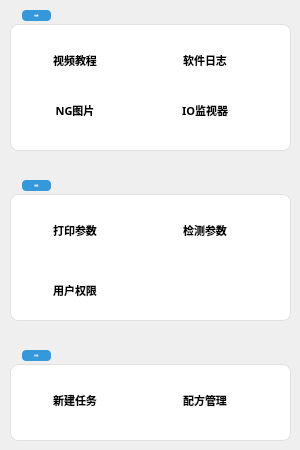
       <widget class="QWidget" name="page_12">
        <widget class="QGroupBox" name="groupBox_8">
         <property name="geometry">
          <rect>
           <x>10</x>
           <y>10</y>
           <width>281</width>
           <height>141</height>
          </rect>
         </property>
         <property name="font">
          <font>
           <family>Microsoft YaHei</family>
           <pointsize>-1</pointsize>
           <italic>false</italic>
           <bold>true</bold>
          </font>
         </property>
         <property name="styleSheet">
          <string notr="true">QGroupBox{font: bold 14px &quot;Microsoft YaHei&quot;; color: #2c3e50; border: 1px solid #e0e0e0; border-radius: 8px; margin-top: 14px; padding-top: 18px; background: #ffffff;}
QGroupBox::title{subcontrol-origin: margin; left: 12px; padding: 4px 12px; background: #3498db; color: white; border-radius: 4px;}</string>
         </property>
         <property name="title">
          <string>设备点检</string>
         </property>
         <widget class="QToolButton" name="toolButton_12">
          <property name="geometry">
           <rect>
            <x>10</x>
            <y>30</y>
            <width>110</width>
            <height>40</height>
           </rect>
          </property>
          <property name="font">
           <font>
            <family>微软雅黑</family>
            <pointsize>8</pointsize>
            <bold>true</bold>
           </font>
          </property>
          <property name="styleSheet">
           <string notr="true"> QToolButton {
        opacity: 1;
 		border: none;
}
/* 按下状态 */
QToolButton:pressed {
   background-color: #546E7A; /* 深石板灰 */
    background-image: none;
    padding-top: 12px;
    padding-bottom: 8px;
    border: 1px solid #37474F; /* 深色边框模拟阴影 */
}
</string>
          </property>
          <property name="text">
           <string>视频教程</string>
          </property>
          <property name="icon">
           <iconset resource="OCRdemo.qrc">
            <normaloff>:/PIC/Resources/PICs/jiaocheng.png</normaloff>:/PIC/Resources/PICs/jiaocheng.png</iconset>
          </property>
          <property name="iconSize">
           <size>
            <width>30</width>
            <height>30</height>
           </size>
          </property>
          <property name="toolButtonStyle">
           <enum>Qt::ToolButtonStyle::ToolButtonTextBesideIcon</enum>
          </property>
         </widget>
         <widget class="QToolButton" name="toolButton_13">
          <property name="geometry">
           <rect>
            <x>140</x>
            <y>30</y>
            <width>110</width>
            <height>40</height>
           </rect>
          </property>
          <property name="font">
           <font>
            <family>微软雅黑</family>
            <pointsize>8</pointsize>
            <bold>true</bold>
           </font>
          </property>
          <property name="styleSheet">
           <string notr="true"> QToolButton {
        opacity: 1;
 		border: none;
}
/* 按下状态 */
QToolButton:pressed {
   background-color: #546E7A; /* 深石板灰 */
    background-image: none;
    padding-top: 12px;
    padding-bottom: 8px;
    border: 1px solid #37474F; /* 深色边框模拟阴影 */
}
</string>
          </property>
          <property name="text">
           <string>软件日志</string>
          </property>
          <property name="icon">
           <iconset resource="OCRdemo.qrc">
            <normaloff>:/PIC/Resources/PICs/Rizhi.png</normaloff>:/PIC/Resources/PICs/Rizhi.png</iconset>
          </property>
          <property name="iconSize">
           <size>
            <width>30</width>
            <height>30</height>
           </size>
          </property>
          <property name="toolButtonStyle">
           <enum>Qt::ToolButtonStyle::ToolButtonTextBesideIcon</enum>
          </property>
         </widget>
         <widget class="QToolButton" name="toolButton_5">
          <property name="geometry">
           <rect>
            <x>10</x>
            <y>80</y>
            <width>110</width>
            <height>40</height>
           </rect>
          </property>
          <property name="font">
           <font>
            <family>微软雅黑</family>
            <pointsize>8</pointsize>
            <bold>true</bold>
           </font>
          </property>
          <property name="toolTip">
           <string>NG图片</string>
          </property>
          <property name="styleSheet">
           <string notr="true"> QToolButton {
        opacity: 1;
 		border: none;
}
/* 按下状态 */
QToolButton:pressed {
   background-color: #546E7A; /* 深石板灰 */
    background-image: none;
    padding-top: 12px;
    padding-bottom: 8px;
    border: 1px solid #37474F; /* 深色边框模拟阴影 */
}
</string>
          </property>
          <property name="text">
           <string>NG图片</string>
          </property>
          <property name="icon">
           <iconset resource="OCRdemo.qrc">
            <normaloff>:/PIC/Resources/PICs/NGTP.png</normaloff>:/PIC/Resources/PICs/NGTP.png</iconset>
          </property>
          <property name="iconSize">
           <size>
            <width>30</width>
            <height>30</height>
           </size>
          </property>
          <property name="toolButtonStyle">
           <enum>Qt::ToolButtonStyle::ToolButtonTextBesideIcon</enum>
          </property>
         </widget>
         <widget class="QToolButton" name="toolButton_16">
          <property name="geometry">
           <rect>
            <x>140</x>
            <y>80</y>
            <width>110</width>
            <height>40</height>
           </rect>
          </property>
          <property name="font">
           <font>
            <family>微软雅黑</family>
            <pointsize>8</pointsize>
            <bold>true</bold>
           </font>
          </property>
          <property name="styleSheet">
           <string notr="true"> QToolButton {
        opacity: 1;
 		border: none;
}
/* 按下状态 */
QToolButton:pressed {
   background-color: #546E7A; /* 深石板灰 */
    background-image: none;
    padding-top: 12px;
    padding-bottom: 8px;
    border: 1px solid #37474F; /* 深色边框模拟阴影 */
}
</string>
          </property>
          <property name="text">
           <string>IO监视器</string>
          </property>
          <property name="icon">
           <iconset resource="OCRdemo.qrc">
            <normaloff>:/PIC/Resources/PICs/XTZT.png</normaloff>:/PIC/Resources/PICs/XTZT.png</iconset>
          </property>
          <property name="iconSize">
           <size>
            <width>30</width>
            <height>30</height>
           </size>
          </property>
          <property name="toolButtonStyle">
           <enum>Qt::ToolButtonStyle::ToolButtonTextBesideIcon</enum>
          </property>
         </widget>
        </widget>
        <widget class="QGroupBox" name="groupBox_9">
         <property name="geometry">
          <rect>
           <x>10</x>
           <y>180</y>
           <width>281</width>
           <height>141</height>
          </rect>
         </property>
         <property name="font">
          <font>
           <family>Microsoft YaHei</family>
           <pointsize>-1</pointsize>
           <italic>false</italic>
           <bold>true</bold>
          </font>
         </property>
         <property name="styleSheet">
          <string notr="true">QGroupBox{font: bold 14px &quot;Microsoft YaHei&quot;; color: #2c3e50; border: 1px solid #e0e0e0; border-radius: 8px; margin-top: 14px; padding-top: 18px; background: #ffffff;}
QGroupBox::title{subcontrol-origin: margin; left: 12px; padding: 4px 12px; background: #3498db; color: white; border-radius: 4px;}</string>
         </property>
         <property name="title">
          <string>高级设定</string>
         </property>
         <widget class="QToolButton" name="toolButton_33">
          <property name="geometry">
           <rect>
            <x>10</x>
            <y>30</y>
            <width>110</width>
            <height>40</height>
           </rect>
          </property>
          <property name="font">
           <font>
            <family>微软雅黑</family>
            <pointsize>8</pointsize>
            <bold>true</bold>
           </font>
          </property>
          <property name="styleSheet">
           <string notr="true"> QToolButton {
        opacity: 1;
 		border: none;
}
/* 按下状态 */
QToolButton:pressed {
   background-color: #546E7A; /* 深石板灰 */
    background-image: none;
    padding-top: 12px;
    padding-bottom: 8px;
    border: 1px solid #37474F; /* 深色边框模拟阴影 */
}
</string>
          </property>
          <property name="text">
           <string>打印参数</string>
          </property>
          <property name="icon">
           <iconset resource="OCRdemo.qrc">
            <normaloff>:/PNG/Resources/PNG/DYTZ.png</normaloff>:/PNG/Resources/PNG/DYTZ.png</iconset>
          </property>
          <property name="iconSize">
           <size>
            <width>30</width>
            <height>30</height>
           </size>
          </property>
          <property name="toolButtonStyle">
           <enum>Qt::ToolButtonStyle::ToolButtonTextBesideIcon</enum>
          </property>
         </widget>
         <widget class="QToolButton" name="toolButton_25">
          <property name="geometry">
           <rect>
            <x>140</x>
            <y>30</y>
            <width>110</width>
            <height>40</height>
           </rect>
          </property>
          <property name="font">
           <font>
            <family>微软雅黑</family>
            <pointsize>8</pointsize>
            <bold>true</bold>
           </font>
          </property>
          <property name="styleSheet">
           <string notr="true"> QToolButton {
        opacity: 1;
 		border: none;
}
/* 按下状态 */
QToolButton:pressed {
   background-color: #546E7A; /* 深石板灰 */
    background-image: none;
    padding-top: 12px;
    padding-bottom: 8px;
    border: 1px solid #37474F; /* 深色边框模拟阴影 */
}
</string>
          </property>
          <property name="text">
           <string>检测参数</string>
          </property>
          <property name="icon">
           <iconset resource="OCRdemo.qrc">
            <normaloff>:/PIC/Resources/PICs/任务.png</normaloff>:/PIC/Resources/PICs/任务.png</iconset>
          </property>
          <property name="iconSize">
           <size>
            <width>30</width>
            <height>30</height>
           </size>
          </property>
          <property name="toolButtonStyle">
           <enum>Qt::ToolButtonStyle::ToolButtonTextBesideIcon</enum>
          </property>
         </widget>
         <widget class="QToolButton" name="toolButton_30">
          <property name="geometry">
           <rect>
            <x>10</x>
            <y>90</y>
            <width>110</width>
            <height>40</height>
           </rect>
          </property>
          <property name="font">
           <font>
            <family>微软雅黑</family>
            <pointsize>8</pointsize>
            <bold>true</bold>
           </font>
          </property>
          <property name="styleSheet">
           <string notr="true"> QToolButton {
        opacity: 1;
 		border: none;
}
/* 按下状态 */
QToolButton:pressed {
   background-color: #546E7A; /* 深石板灰 */
    background-image: none;
    padding-top: 12px;
    padding-bottom: 8px;
    border: 1px solid #37474F; /* 深色边框模拟阴影 */
}
</string>
          </property>
          <property name="text">
           <string>用户权限</string>
          </property>
          <property name="icon">
           <iconset resource="OCRdemo.qrc">
            <normaloff>:/PNG/Resources/PNG/YHGL.png</normaloff>:/PNG/Resources/PNG/YHGL.png</iconset>
          </property>
          <property name="iconSize">
           <size>
            <width>30</width>
            <height>30</height>
           </size>
          </property>
          <property name="toolButtonStyle">
           <enum>Qt::ToolButtonStyle::ToolButtonTextBesideIcon</enum>
          </property>
         </widget>
        </widget>
        <widget class="QGroupBox" name="groupBox_11">
         <property name="geometry">
          <rect>
           <x>10</x>
           <y>350</y>
           <width>281</width>
           <height>91</height>
          </rect>
         </property>
         <property name="font">
          <font>
           <family>Microsoft YaHei</family>
           <pointsize>-1</pointsize>
           <italic>false</italic>
           <bold>true</bold>
          </font>
         </property>
         <property name="styleSheet">
          <string notr="true">QGroupBox{font: bold 14px &quot;Microsoft YaHei&quot;; color: #2c3e50; border: 1px solid #e0e0e0; border-radius: 8px; margin-top: 14px; padding-top: 18px; background: #ffffff;}
QGroupBox::title{subcontrol-origin: margin; left: 12px; padding: 4px 12px; background: #3498db; color: white; border-radius: 4px;}</string>
         </property>
         <property name="title">
          <string>配方设定</string>
         </property>
         <widget class="QToolButton" name="toolButton_11">
          <property name="geometry">
           <rect>
            <x>10</x>
            <y>30</y>
            <width>110</width>
            <height>40</height>
           </rect>
          </property>
          <property name="font">
           <font>
            <family>微软雅黑</family>
            <pointsize>8</pointsize>
            <bold>true</bold>
           </font>
          </property>
          <property name="styleSheet">
           <string notr="true"> QToolButton {
        opacity: 1;
 		border: none;
}
/* 按下状态 */
QToolButton:pressed {
   background-color: #546E7A; /* 深石板灰 */
    background-image: none;
    padding-top: 12px;
    padding-bottom: 8px;
    border: 1px solid #37474F; /* 深色边框模拟阴影 */
}
</string>
          </property>
          <property name="text">
           <string>新建任务</string>
          </property>
          <property name="icon">
           <iconset resource="OCRdemo.qrc">
            <normaloff>:/PNG/Resources/PNG/BCPF.png</normaloff>:/PNG/Resources/PNG/BCPF.png</iconset>
          </property>
          <property name="iconSize">
           <size>
            <width>30</width>
            <height>30</height>
           </size>
          </property>
          <property name="toolButtonStyle">
           <enum>Qt::ToolButtonStyle::ToolButtonTextBesideIcon</enum>
          </property>
         </widget>
         <widget class="QToolButton" name="toolButton_14">
          <property name="geometry">
           <rect>
            <x>140</x>
            <y>30</y>
            <width>110</width>
            <height>40</height>
           </rect>
          </property>
          <property name="font">
           <font>
            <family>微软雅黑</family>
            <pointsize>8</pointsize>
            <bold>true</bold>
           </font>
          </property>
          <property name="styleSheet">
           <string notr="true"> QToolButton {
        opacity: 1;
 		border: none;
}
/* 按下状态 */
QToolButton:pressed {
   background-color: #546E7A; /* 深石板灰 */
    background-image: none;
    padding-top: 12px;
    padding-bottom: 8px;
    border: 1px solid #37474F; /* 深色边框模拟阴影 */
}
</string>
          </property>
          <property name="text">
           <string>配方管理</string>
          </property>
          <property name="icon">
           <iconset resource="OCRdemo.qrc">
            <normaloff>:/PNG/Resources/PNG/GXPF.png</normaloff>:/PNG/Resources/PNG/GXPF.png</iconset>
          </property>
          <property name="iconSize">
           <size>
            <width>30</width>
            <height>30</height>
           </size>
          </property>
          <property name="toolButtonStyle">
           <enum>Qt::ToolButtonStyle::ToolButtonTextBesideIcon</enum>
          </property>
         </widget>
        </widget>
       </widget>
